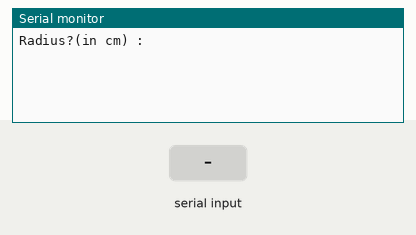
Bench run of a sketch on a simulated Arduino Uno, built with avr-gcc and run on an emulated ATmega328P. Parts: the last lines printed to the serial monitor. The test bench sets the inputs (shaded band).

Above: at 1.2 s.
1.3 s: "90,45\n" received over Serial
At 1.8 s:
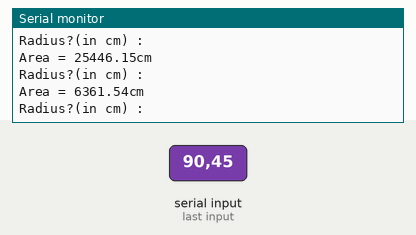
2.8 s: "30,150\n" received over Serial
At 4.9 s:
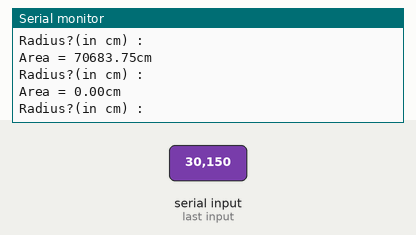
Timing chart, 0 to 6.4 s (numbered marks = the images above; inputs shaded):
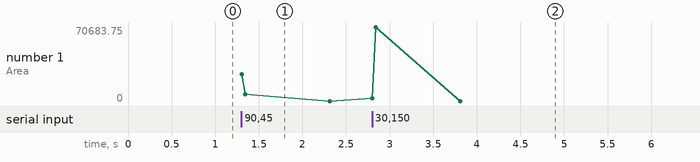

The sketch:

Areacalc.ino
```cpp
String msg1="Radius?(in cm) : ";
String msg2="Area = ";
String msg3="cm";

float rad;
float pi=3.1415;
float area;

void setup() {
  Serial.begin(9600);
}

void loop() {
  Serial.println(msg1);
    while(Serial.available()==0){
  }
  rad=Serial.parseFloat();
  area=(pi*rad*rad);

  Serial.print(msg2);
  Serial.print(area);
  Serial.println(msg3);
}
```

Measured:
- after the input at 1.3 s, the serial monitor: prints a new line at once (image 1)
- after the input at 2.8 s, the serial monitor: prints a new line at once (image 2)
